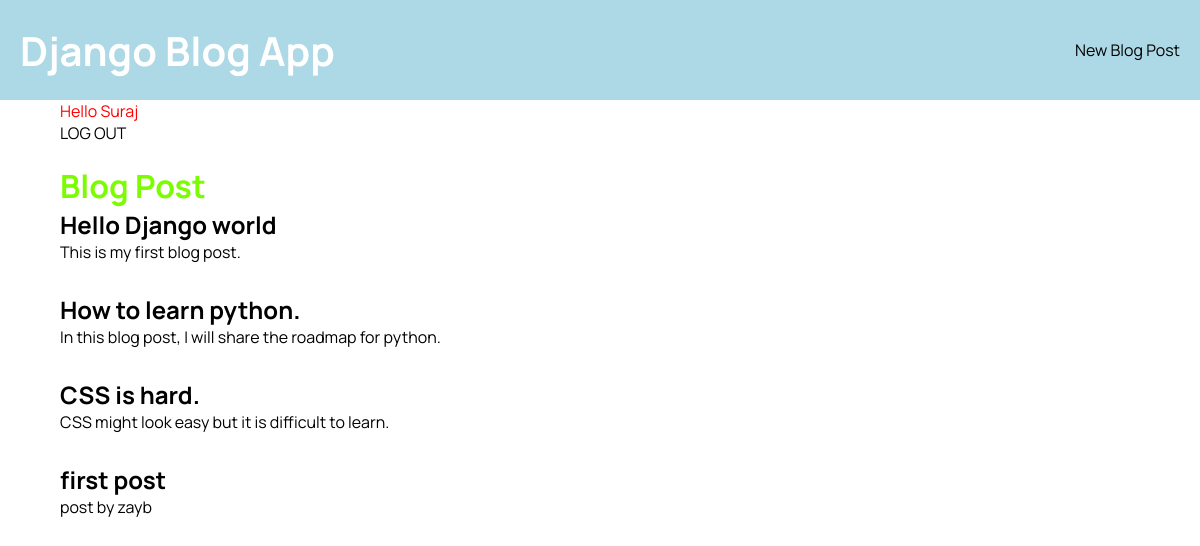
The app's page / (signed in) with its own data.
### blog/models.py (models this page shows, shortened)
class Post(models.Model):
    title = models.CharField(max_length=200)
    author = models.ForeignKey('auth.user', on_delete=models.CASCADE)
    body = models.TextField()

### blog/views.py (the view)
# urls.py: path('', BlogListView.as_view(), name='home'),
class BlogListView(ListView):
    model = Post
    template_name = "home.html"
    context_object_name = 'blogs_post_list'

### blog/templates/home.html
{% extends "base.html" %}
{% block content %}
    <div class="blogs">
        <h1 class="title">Blog Post</h1>
        <div class="blog__list">
        {% for post in blogs_post_list  %}
            <div class="blog__card">
                <h2><a href="{% url 'post_detail' post.pk %}">{{ post.title}}</a></h2>
                <p>{{ post.body }}</p>
            </div>
        {% endfor %}
        </div>
    </div>
{% endblock content %}

### blog/templates/base.html (shortened to what this page needs)
<!DOCTYPE html>
<html>
<head>
     {% load static %}
    <link rel="stylesheet" type="text/css" href="{% static 'blog/base.css' %}">
</head>
<body>
    <header>
        <h1 class="header__logo"><a href="{% url 'home' %}">Django Blog App</a></h1>
        <a href="{% url 'post_new' %}">New Blog Post</a>
    </header>
    <main class="container">
        {% if user.is_authenticated %}
        <p style="text-transform: capitalize; color:red;">Hello {{ user.username }}</p>
         <a href="{% url 'logout' %}">LOG OUT</a>
        {% else %}
            <p>You're not logged in.</p>
            <a href="{% url 'login' %}">LOGIN IN</a>
        {% endif %}
        {% block content %}
        {% endblock content %}
    </main>
</body>
</html>

### blog/static/blog/base.css (style rules this page uses)
* { margin: 0; padding: 0; box-sizing: border-box; }
html { scroll-behavior: smooth; }
body { font-family: 'Manrope', sans-serif; }
a { text-decoration: none; color: black; }
header { max-width: 100%; height: 100px; background-color: lightblue; padding: 20px; display: flex; flex-direction: row; justify-content: space-between; align-items: center; }
.container { width: 90%; margin: 0 auto; }
.header__logo a { color: white; font-size: 2.5rem; }
.title { color: lawngreen; }
.blogs { margin-top: 20px; }
.blog__list { display: flex; flex-direction: column; gap: 30px; }

### records on screen
Post: title "Hello Django world", body "This is my first blog post."
Post: title "How to learn python.", body "In this blog post, I will share the roadmap for python."
Post: title "CSS is hard.", body "CSS might look easy but it is difficult to learn."
Post: title "first post", body "post by zayb"

### other values on screen
{{ user.username }} "Suraj"
